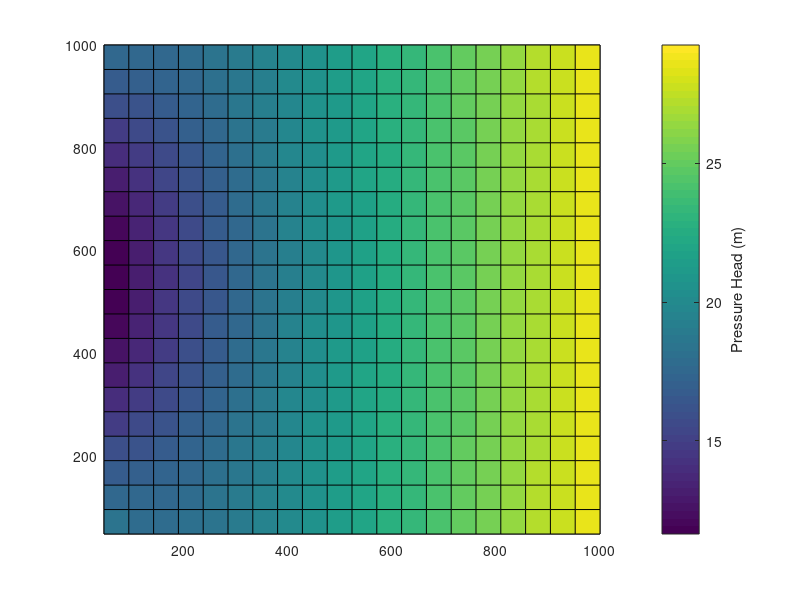
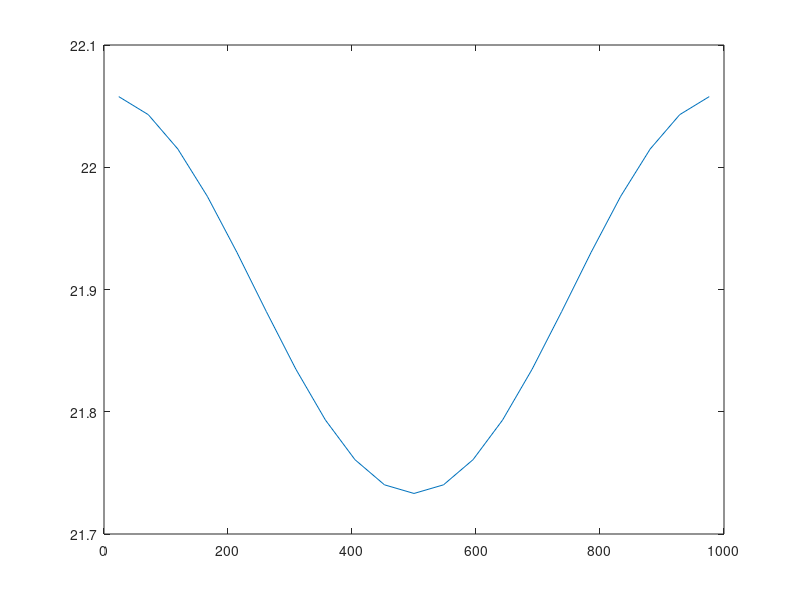

MATLAB code to generate these figures, in order:
% This code used to solve the pump problem presented in the UQ notes. The
% permeability is set to be the expectation based on the lognormal
% statistics provided throughout.
%
% Rows go in the x-direction, columns in the y-direction.
% The model's indices are numbered from left to right, top to bottom such
% that, for node i in x and j in y, the center node is C*(j-1)+i. The
% indices which are used are labeled below
%
%       IC = C*(j-1)+i;     IC is the index for the center node
%       PY = IC + C;        PY is the index for +1 in the Y direction
%       PX = IC + 1;        PX is the index for +1 in the X direction
%       MY = IC - C;        MY is the index for -1 in the Y direction
%       MX = IC - 1;        MX is the index for -1 in the X direction
%
% This indexing scheme can be visualized as below
%                   
%                 (i-C)
%                   |
%                   |
%       (i-1) <---- i ----> (i+1)
%                   |
%                   |
%                 (i+C)
%
% 

% Darcy flow, steady-state, variable K, 2D
function DF_SS_VK_2D_PUMP_EXP
% System parameters
K_EXP = 0.664;                  % m/d
LENGTH = 1000;                  % m
HEIGHT = 1000;                  % m
WIDTH  = 50;                    % m  
Href = 10;                      % m
Hriv = 30;                      % m



% Model Parameters
R = 21;             % Nodes per Row
C = 21;             % Nodes per Column
N = R*C;            % Total number of nodes
dx = LENGTH/C;      % m
dy = HEIGHT/R;      % m  

% Compute these in advance for simplicity
dx2 = dx*dx;
dy2 = dy*dy;

% Compute the X- and Y-coordinates for each node
X = zeros(N,1);
Y = zeros(N,1);
hdx = dx/2;
hdy = dy/2;
for i=1:C
    for j=1:R
        IC = C*(j-1)+i;
        X(IC) = hdx + (i-1)*dx;
        Y(IC) = hdy + (j-1)*dy;
    end
end

% Pump Parameters
Q = 6000;                       % m3/d
T = K_EXP * WIDTH;              % m2/d
radE = 500;                     % m

% Pump/reference coordinates
i = 1; j = ceil(R/2); IC = C*(j-1)+i;
X_REF  = X(IC)-dx;   Y_REF  = Y(IC);
X_PUMP = X_REF-radE; Y_PUMP = Y_REF;

% Construct permeability field
K = zeros(N,1);
for i=1:C
    for j=1:R
        IC = C*(j-1)+i;
        K(IC) = K_EXP;
    end
end


%%%%%%%%%%% Start the calculations to determine the head field %%%%%%%%%%%
%%%%%%%%%%%%%%%%%%%%%%%%%%%%%%%%%%%%%%%%%%%%%%%%%%%%%%%%%%%%%%%%%%%%%%%%%%


% Allocate for M and b
M = zeros(N,N);     % Model matrix of discretized equations
b = zeros(N,1);     % RHS of model

% Populate b
for j=1:R
    LI = C*(j-1)+1;
    RI = C*(j-1)+C;
    
    X_LI = X(LI)-dx; Y_LI = Y(LI);
    rad = ((X_PUMP-X_LI)^2 + (Y_PUMP-Y_LI)^2 )^(1/2);
    
    H_LI = (Q*log(rad/radE))/(2*pi*T) + Href;
    H_RI = Hriv;
    
    b(LI) = -(K(LI)/(dx2) )*H_LI;            % Left
    b(RI) = -(K(RI)/(dx2) )*H_RI;            % Right
end

% Populate M
for i=1:C
    for j=1:R
        % Prepare indices
        IC = C*(j-1)+i;
        PY = IC + C; PX = IC + 1;
        MY = IC - C; MX = IC - 1;
        
        % Calculate Effective Viscosities
        if (i>1), K_MX = K_Eff(K(IC),K(MX)); end     % Excludes Left 
        if (i<C), K_PX = K_Eff(K(IC),K(PX)); end     % Excludes Right 
        if (j>1), K_MY = K_Eff(K(IC),K(MY)); end     % Excludes Top 
        if (j<R), K_PY = K_Eff(K(IC),K(PY)); end     % Excludes Bottom

        % Populate M
        if (i>1), M(IC,MX) = K_MX/dx2; M(IC,IC) = M(IC,IC)-K_MX/dx2; end % Excludes Left 
        if (i<C), M(IC,PX) = K_PX/dx2; M(IC,IC) = M(IC,IC)-K_PX/dx2; end % Excludes Right 
        if (j>1), M(IC,MY) = K_MY/dy2; M(IC,IC) = M(IC,IC)-K_MY/dy2; end % Excludes Top
        if (j<R), M(IC,PY) = K_PY/dy2; M(IC,IC) = M(IC,IC)-K_PY/dy2; end % Excludes Bottom

        % Add Dirichlet left and right
        if (i==1), M(IC,IC) = M(IC,IC)-K(IC)/dx2; end % Front
        if (i==C), M(IC,IC) = M(IC,IC)-K(IC)/dx2; end % Back
    end
end

opts.SYM = true;
H = linsolve(M,b,opts);

% Visualize the data 
figure 
Visualize(H,R,C,dx,dy);

figure 
VisualizeLatCent(H,R,C,Y);

%%%%%%%%%%%% End the calculation of the head field %%%%%%%%%%%%%%%%%%%%%%%
%%%%%%%%%%%%%%%%%%%%%%%%%%%%%%%%%%%%%%%%%%%%%%%%%%%%%%%%%%%%%%%%%%%%%%%%%%



end

function K_Eff = K_Eff(K_1,K_2)
    K_Eff = 2/(1/K_1 + 1/K_2);
end


% Visualize Head Values
function Visualize(H,R,C,dx,dy)
% Create axes
X = zeros(C,1);
    for i=1:C , X(i) = i*dx; end
Y = zeros(R,1);
    for j=1:R , Y(j) = j*dy; end

% Create viewable H matrix
H_View = zeros(R,C);
for i=1:C
    for j=1:R
        IC = C*(j-1)+i;
        H_View(j,i) = H(IC);
    end
end

figure
pcolor(X,Y,H_View);
ylabel(colorbar,'Pressure Head (m)');

end

function [H_Lat, Y_Lat] = VisualizeLatCent(H,R,C,Y)
H_Lat = zeros(R,1);
Y_Lat = zeros(R,1);

i = ceil(C/2); 
for j=1:R
    IC = C*(j-1)+i;
    H_Lat(j) = H(IC);
    Y_Lat(j) = Y(IC);
end

plot(Y_Lat,H_Lat);

end

